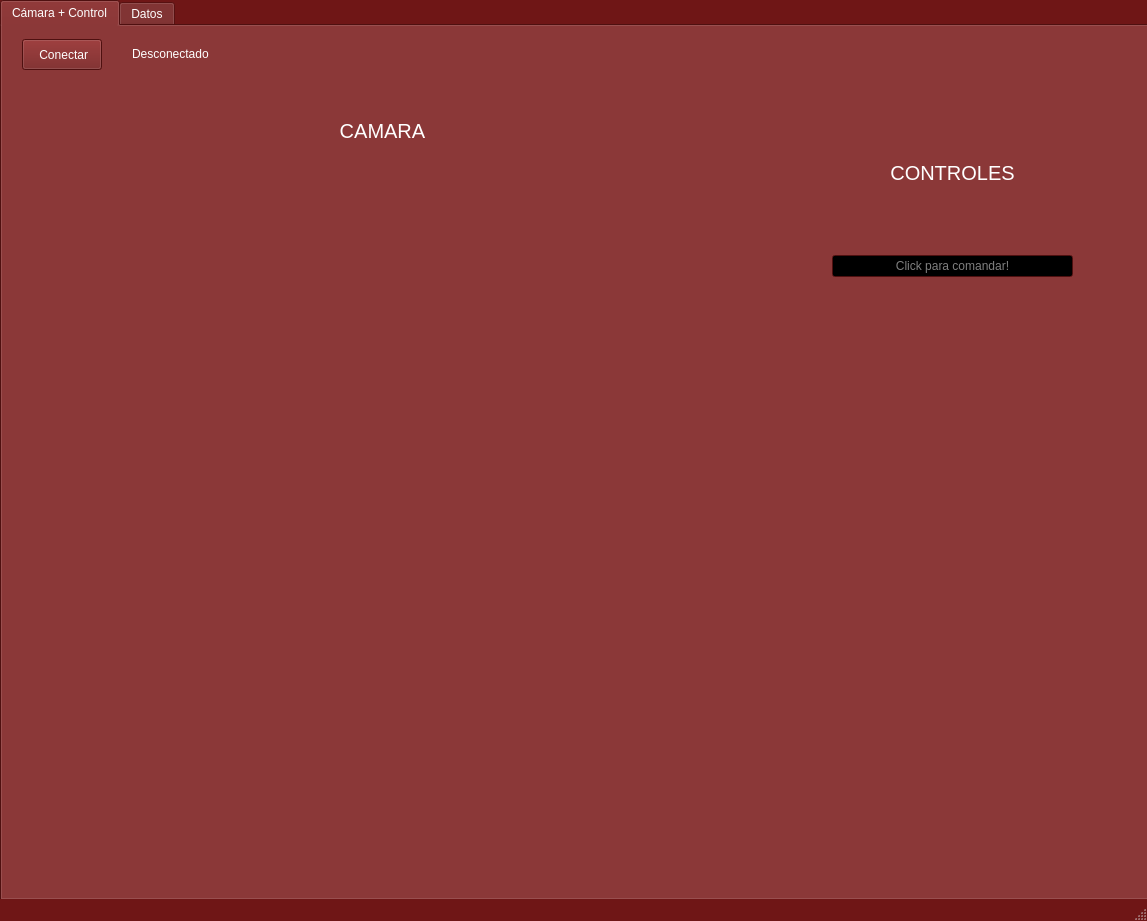
<?xml version="1.0" encoding="UTF-8"?>
<ui version="4.0">
 <class>MainWindow</class>
 <widget class="QMainWindow" name="MainWindow">
  <property name="geometry">
   <rect>
    <x>0</x>
    <y>0</y>
    <width>1147</width>
    <height>921</height>
   </rect>
  </property>
  <property name="palette">
   <palette>
    <active>
     <colorrole role="WindowText">
      <brush brushstyle="SolidPattern">
       <color alpha="255">
        <red>255</red>
        <green>255</green>
        <blue>255</blue>
       </color>
      </brush>
     </colorrole>
     <colorrole role="Button">
      <brush brushstyle="SolidPattern">
       <color alpha="255">
        <red>111</red>
        <green>22</green>
        <blue>22</blue>
       </color>
      </brush>
     </colorrole>
     <colorrole role="Light">
      <brush brushstyle="SolidPattern">
       <color alpha="255">
        <red>166</red>
        <green>33</green>
        <blue>33</blue>
       </color>
      </brush>
     </colorrole>
     <colorrole role="Midlight">
      <brush brushstyle="SolidPattern">
       <color alpha="255">
        <red>138</red>
        <green>27</green>
        <blue>27</blue>
       </color>
      </brush>
     </colorrole>
     <colorrole role="Dark">
      <brush brushstyle="SolidPattern">
       <color alpha="255">
        <red>55</red>
        <green>11</green>
        <blue>11</blue>
       </color>
      </brush>
     </colorrole>
     <colorrole role="Mid">
      <brush brushstyle="SolidPattern">
       <color alpha="255">
        <red>74</red>
        <green>14</green>
        <blue>14</blue>
       </color>
      </brush>
     </colorrole>
     <colorrole role="Text">
      <brush brushstyle="SolidPattern">
       <color alpha="255">
        <red>255</red>
        <green>255</green>
        <blue>255</blue>
       </color>
      </brush>
     </colorrole>
     <colorrole role="BrightText">
      <brush brushstyle="SolidPattern">
       <color alpha="255">
        <red>255</red>
        <green>255</green>
        <blue>255</blue>
       </color>
      </brush>
     </colorrole>
     <colorrole role="ButtonText">
      <brush brushstyle="SolidPattern">
       <color alpha="255">
        <red>255</red>
        <green>255</green>
        <blue>255</blue>
       </color>
      </brush>
     </colorrole>
     <colorrole role="Base">
      <brush brushstyle="SolidPattern">
       <color alpha="255">
        <red>0</red>
        <green>0</green>
        <blue>0</blue>
       </color>
      </brush>
     </colorrole>
     <colorrole role="Window">
      <brush brushstyle="SolidPattern">
       <color alpha="255">
        <red>111</red>
        <green>22</green>
        <blue>22</blue>
       </color>
      </brush>
     </colorrole>
     <colorrole role="Shadow">
      <brush brushstyle="SolidPattern">
       <color alpha="255">
        <red>0</red>
        <green>0</green>
        <blue>0</blue>
       </color>
      </brush>
     </colorrole>
     <colorrole role="AlternateBase">
      <brush brushstyle="SolidPattern">
       <color alpha="255">
        <red>55</red>
        <green>11</green>
        <blue>11</blue>
       </color>
      </brush>
     </colorrole>
     <colorrole role="ToolTipBase">
      <brush brushstyle="SolidPattern">
       <color alpha="255">
        <red>255</red>
        <green>255</green>
        <blue>220</blue>
       </color>
      </brush>
     </colorrole>
     <colorrole role="ToolTipText">
      <brush brushstyle="SolidPattern">
       <color alpha="255">
        <red>0</red>
        <green>0</green>
        <blue>0</blue>
       </color>
      </brush>
     </colorrole>
     <colorrole role="PlaceholderText">
      <brush brushstyle="SolidPattern">
       <color alpha="127">
        <red>255</red>
        <green>255</green>
        <blue>255</blue>
       </color>
      </brush>
     </colorrole>
     <colorrole role="Accent">
      <brush brushstyle="SolidPattern">
       <color alpha="255">
        <red>0</red>
        <green>0</green>
        <blue>0</blue>
       </color>
      </brush>
     </colorrole>
    </active>
    <inactive>
     <colorrole role="WindowText">
      <brush brushstyle="SolidPattern">
       <color alpha="255">
        <red>255</red>
        <green>255</green>
        <blue>255</blue>
       </color>
      </brush>
     </colorrole>
     <colorrole role="Button">
      <brush brushstyle="SolidPattern">
       <color alpha="255">
        <red>111</red>
        <green>22</green>
        <blue>22</blue>
       </color>
      </brush>
     </colorrole>
     <colorrole role="Light">
      <brush brushstyle="SolidPattern">
       <color alpha="255">
        <red>166</red>
        <green>33</green>
        <blue>33</blue>
       </color>
      </brush>
     </colorrole>
     <colorrole role="Midlight">
      <brush brushstyle="SolidPattern">
       <color alpha="255">
        <red>138</red>
        <green>27</green>
        <blue>27</blue>
       </color>
      </brush>
     </colorrole>
     <colorrole role="Dark">
      <brush brushstyle="SolidPattern">
       <color alpha="255">
        <red>55</red>
        <green>11</green>
        <blue>11</blue>
       </color>
      </brush>
     </colorrole>
     <colorrole role="Mid">
      <brush brushstyle="SolidPattern">
       <color alpha="255">
        <red>74</red>
        <green>14</green>
        <blue>14</blue>
       </color>
      </brush>
     </colorrole>
     <colorrole role="Text">
      <brush brushstyle="SolidPattern">
       <color alpha="255">
        <red>255</red>
        <green>255</green>
        <blue>255</blue>
       </color>
      </brush>
     </colorrole>
     <colorrole role="BrightText">
      <brush brushstyle="SolidPattern">
       <color alpha="255">
        <red>255</red>
        <green>255</green>
        <blue>255</blue>
       </color>
      </brush>
     </colorrole>
     <colorrole role="ButtonText">
      <brush brushstyle="SolidPattern">
       <color alpha="255">
        <red>255</red>
        <green>255</green>
        <blue>255</blue>
       </color>
      </brush>
     </colorrole>
     <colorrole role="Base">
      <brush brushstyle="SolidPattern">
       <color alpha="255">
        <red>0</red>
        <green>0</green>
        <blue>0</blue>
       </color>
      </brush>
     </colorrole>
     <colorrole role="Window">
      <brush brushstyle="SolidPattern">
       <color alpha="255">
        <red>111</red>
        <green>22</green>
        <blue>22</blue>
       </color>
      </brush>
     </colorrole>
     <colorrole role="Shadow">
      <brush brushstyle="SolidPattern">
       <color alpha="255">
        <red>0</red>
        <green>0</green>
        <blue>0</blue>
       </color>
      </brush>
     </colorrole>
     <colorrole role="AlternateBase">
      <brush brushstyle="SolidPattern">
       <color alpha="255">
        <red>55</red>
        <green>11</green>
        <blue>11</blue>
       </color>
      </brush>
     </colorrole>
     <colorrole role="ToolTipBase">
      <brush brushstyle="SolidPattern">
       <color alpha="255">
        <red>255</red>
        <green>255</green>
        <blue>220</blue>
       </color>
      </brush>
     </colorrole>
     <colorrole role="ToolTipText">
      <brush brushstyle="SolidPattern">
       <color alpha="255">
        <red>0</red>
        <green>0</green>
        <blue>0</blue>
       </color>
      </brush>
     </colorrole>
     <colorrole role="PlaceholderText">
      <brush brushstyle="SolidPattern">
       <color alpha="127">
        <red>255</red>
        <green>255</green>
        <blue>255</blue>
       </color>
      </brush>
     </colorrole>
     <colorrole role="Accent">
      <brush brushstyle="SolidPattern">
       <color alpha="255">
        <red>0</red>
        <green>0</green>
        <blue>0</blue>
       </color>
      </brush>
     </colorrole>
    </inactive>
    <disabled>
     <colorrole role="WindowText">
      <brush brushstyle="SolidPattern">
       <color alpha="255">
        <red>55</red>
        <green>11</green>
        <blue>11</blue>
       </color>
      </brush>
     </colorrole>
     <colorrole role="Button">
      <brush brushstyle="SolidPattern">
       <color alpha="255">
        <red>111</red>
        <green>22</green>
        <blue>22</blue>
       </color>
      </brush>
     </colorrole>
     <colorrole role="Light">
      <brush brushstyle="SolidPattern">
       <color alpha="255">
        <red>166</red>
        <green>33</green>
        <blue>33</blue>
       </color>
      </brush>
     </colorrole>
     <colorrole role="Midlight">
      <brush brushstyle="SolidPattern">
       <color alpha="255">
        <red>138</red>
        <green>27</green>
        <blue>27</blue>
       </color>
      </brush>
     </colorrole>
     <colorrole role="Dark">
      <brush brushstyle="SolidPattern">
       <color alpha="255">
        <red>55</red>
        <green>11</green>
        <blue>11</blue>
       </color>
      </brush>
     </colorrole>
     <colorrole role="Mid">
      <brush brushstyle="SolidPattern">
       <color alpha="255">
        <red>74</red>
        <green>14</green>
        <blue>14</blue>
       </color>
      </brush>
     </colorrole>
     <colorrole role="Text">
      <brush brushstyle="SolidPattern">
       <color alpha="255">
        <red>55</red>
        <green>11</green>
        <blue>11</blue>
       </color>
      </brush>
     </colorrole>
     <colorrole role="BrightText">
      <brush brushstyle="SolidPattern">
       <color alpha="255">
        <red>255</red>
        <green>255</green>
        <blue>255</blue>
       </color>
      </brush>
     </colorrole>
     <colorrole role="ButtonText">
      <brush brushstyle="SolidPattern">
       <color alpha="255">
        <red>55</red>
        <green>11</green>
        <blue>11</blue>
       </color>
      </brush>
     </colorrole>
     <colorrole role="Base">
      <brush brushstyle="SolidPattern">
       <color alpha="255">
        <red>111</red>
        <green>22</green>
        <blue>22</blue>
       </color>
      </brush>
     </colorrole>
     <colorrole role="Window">
      <brush brushstyle="SolidPattern">
       <color alpha="255">
        <red>111</red>
        <green>22</green>
        <blue>22</blue>
       </color>
      </brush>
     </colorrole>
     <colorrole role="Shadow">
      <brush brushstyle="SolidPattern">
       <color alpha="255">
        <red>0</red>
        <green>0</green>
        <blue>0</blue>
       </color>
      </brush>
     </colorrole>
     <colorrole role="AlternateBase">
      <brush brushstyle="SolidPattern">
       <color alpha="255">
        <red>111</red>
        <green>22</green>
        <blue>22</blue>
       </color>
      </brush>
     </colorrole>
     <colorrole role="ToolTipBase">
      <brush brushstyle="SolidPattern">
       <color alpha="255">
        <red>255</red>
        <green>255</green>
        <blue>220</blue>
       </color>
      </brush>
     </colorrole>
     <colorrole role="ToolTipText">
      <brush brushstyle="SolidPattern">
       <color alpha="255">
        <red>0</red>
        <green>0</green>
        <blue>0</blue>
       </color>
      </brush>
     </colorrole>
     <colorrole role="PlaceholderText">
      <brush brushstyle="SolidPattern">
       <color alpha="127">
        <red>55</red>
        <green>11</green>
        <blue>11</blue>
       </color>
      </brush>
     </colorrole>
     <colorrole role="Accent">
      <brush brushstyle="SolidPattern">
       <color alpha="255">
        <red>78</red>
        <green>15</green>
        <blue>15</blue>
       </color>
      </brush>
     </colorrole>
    </disabled>
   </palette>
  </property>
  <property name="windowTitle">
   <string>Mars Rover - Control</string>
  </property>
  <property name="windowIcon">
   <iconset theme="QIcon::ThemeIcon::InputGaming"/>
  </property>
  <property name="autoFillBackground">
   <bool>false</bool>
  </property>
  <property name="dockOptions">
   <set>QMainWindow::DockOption::AllowTabbedDocks|QMainWindow::DockOption::AnimatedDocks</set>
  </property>
  <widget class="QWidget" name="centralwidget">
   <widget class="QTabWidget" name="tabWidget">
    <property name="geometry">
     <rect>
      <x>0</x>
      <y>0</y>
      <width>1151</width>
      <height>901</height>
     </rect>
    </property>
    <property name="maximumSize">
     <size>
      <width>16777215</width>
      <height>16777215</height>
     </size>
    </property>
    <property name="currentIndex">
     <number>0</number>
    </property>
    <widget class="QWidget" name="tab_cam">
     <attribute name="title">
      <string>Cámara + Control</string>
     </attribute>
     <widget class="QPushButton" name="pushButtonConectar">
      <property name="geometry">
       <rect>
        <x>20</x>
        <y>13</y>
        <width>80</width>
        <height>31</height>
       </rect>
      </property>
      <property name="text">
       <string> Conectar</string>
      </property>
     </widget>
     <widget class="QLabel" name="label_estado">
      <property name="geometry">
       <rect>
        <x>130</x>
        <y>20</y>
        <width>211</width>
        <height>16</height>
       </rect>
      </property>
      <property name="text">
       <string>Desconectado</string>
      </property>
     </widget>
     <widget class="QLabel" name="label_logo_01">
      <property name="geometry">
       <rect>
        <x>770</x>
        <y>720</y>
        <width>341</width>
        <height>111</height>
       </rect>
      </property>
      <property name="text">
       <string/>
      </property>
      <property name="pixmap">
       <pixmap resource="recursos.qrc">:/new/prefix1/logo_utn.jpg</pixmap>
      </property>
      <property name="scaledContents">
       <bool>true</bool>
      </property>
     </widget>
     <widget class="QWidget" name="">
      <property name="geometry">
       <rect>
        <x>20</x>
        <y>70</y>
        <width>721</width>
        <height>761</height>
       </rect>
      </property>
      <layout class="QVBoxLayout" name="verticalLayout_3" stretch="1,10">
       <item>
        <widget class="QLabel" name="label_camara_txt">
         <property name="font">
          <font>
           <pointsize>15</pointsize>
          </font>
         </property>
         <property name="text">
          <string>CAMARA</string>
         </property>
         <property name="alignment">
          <set>Qt::AlignmentFlag::AlignCenter</set>
         </property>
        </widget>
       </item>
       <item>
        <widget class="QLabel" name="label_camara">
         <property name="text">
          <string/>
         </property>
         <property name="scaledContents">
          <bool>true</bool>
         </property>
        </widget>
       </item>
      </layout>
     </widget>
     <widget class="QWidget" name="">
      <property name="geometry">
       <rect>
        <x>830</x>
        <y>70</y>
        <width>241</width>
        <height>181</height>
       </rect>
      </property>
      <layout class="QVBoxLayout" name="verticalLayout_4" stretch="5,1">
       <item>
        <widget class="QLabel" name="label_controles">
         <property name="font">
          <font>
           <pointsize>15</pointsize>
          </font>
         </property>
         <property name="text">
          <string>CONTROLES</string>
         </property>
         <property name="alignment">
          <set>Qt::AlignmentFlag::AlignCenter</set>
         </property>
        </widget>
       </item>
       <item>
        <widget class="QLineEdit" name="lineEdit_comandos">
         <property name="cursor">
          <cursorShape>BlankCursor</cursorShape>
         </property>
         <property name="inputMask">
          <string/>
         </property>
         <property name="alignment">
          <set>Qt::AlignmentFlag::AlignCenter</set>
         </property>
         <property name="placeholderText">
          <string>Click para comandar!</string>
         </property>
        </widget>
       </item>
      </layout>
     </widget>
    </widget>
    <widget class="QWidget" name="tab_datos">
     <attribute name="title">
      <string>Datos</string>
     </attribute>
     <widget class="QLabel" name="label_logo_02">
      <property name="geometry">
       <rect>
        <x>430</x>
        <y>750</y>
        <width>271</width>
        <height>91</height>
       </rect>
      </property>
      <property name="text">
       <string/>
      </property>
      <property name="pixmap">
       <pixmap resource="recursos.qrc">:/new/prefix1/logo_utn.jpg</pixmap>
      </property>
      <property name="scaledContents">
       <bool>true</bool>
      </property>
      <property name="alignment">
       <set>Qt::AlignmentFlag::AlignCenter</set>
      </property>
     </widget>
     <widget class="QLabel" name="label_graficos_txt">
      <property name="geometry">
       <rect>
        <x>450</x>
        <y>10</y>
        <width>251</width>
        <height>41</height>
       </rect>
      </property>
      <property name="font">
       <font>
        <pointsize>15</pointsize>
        <bold>true</bold>
       </font>
      </property>
      <property name="text">
       <string>GRAFICOS</string>
      </property>
      <property name="alignment">
       <set>Qt::AlignmentFlag::AlignCenter</set>
      </property>
     </widget>
     <widget class="QWidget" name="">
      <property name="geometry">
       <rect>
        <x>80</x>
        <y>60</y>
        <width>971</width>
        <height>611</height>
       </rect>
      </property>
      <layout class="QHBoxLayout" name="horizontalLayout" stretch="0,10">
       <item>
        <layout class="QVBoxLayout" name="verticalLayout_2">
         <item>
          <widget class="QLabel" name="label_motor_txt">
           <property name="font">
            <font>
             <pointsize>13</pointsize>
            </font>
           </property>
           <property name="text">
            <string>Motor</string>
           </property>
          </widget>
         </item>
         <item>
          <widget class="QLabel" name="label_ultrasonido_txt">
           <property name="font">
            <font>
             <pointsize>13</pointsize>
            </font>
           </property>
           <property name="text">
            <string>Ultrasonido</string>
           </property>
          </widget>
         </item>
         <item>
          <widget class="QLabel" name="label_acelerometro_txt">
           <property name="font">
            <font>
             <pointsize>13</pointsize>
            </font>
           </property>
           <property name="text">
            <string>Acelerómetro</string>
           </property>
          </widget>
         </item>
        </layout>
       </item>
       <item>
        <layout class="QVBoxLayout" name="verticalLayout">
         <item>
          <widget class="QWidget" name="widgetGraficoMotor" native="true"/>
         </item>
         <item>
          <widget class="QWidget" name="widgetGraficoUltra" native="true"/>
         </item>
         <item>
          <widget class="QWidget" name="widgetGraficoAccel" native="true"/>
         </item>
        </layout>
       </item>
      </layout>
     </widget>
    </widget>
   </widget>
  </widget>
  <widget class="QStatusBar" name="statusbar"/>
 </widget>
 <resources>
  <include location="recursos.qrc"/>
 </resources>
 <connections/>
</ui>
